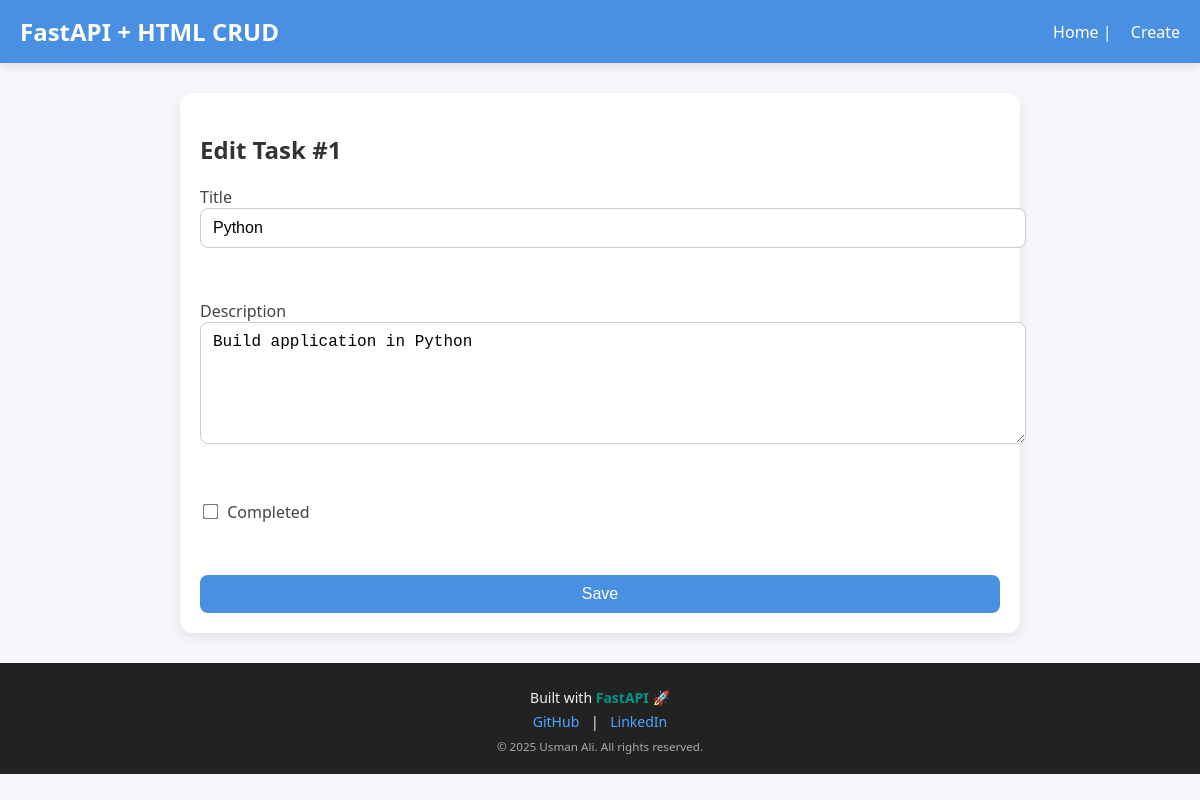
Screenshot of /edit/1 with the database file from the repository.
### models.py (models this page shows)
class Task(Base):
    __tablename__ = "tasks"
    id = Column(Integer, primary_key=True, index=True)
    title = Column(String(200), nullable=False)
    description = Column(Text, default="")
    completed = Column(Boolean, default=False)

### main.py (the view)
@app.get("/edit/{task_id}")
def edit_task_form(request: Request, task_id: int, db: Session = Depends(get_db_session)):
    task = db.query(Task).filter(Task.id == task_id).first()
    if not task:
        raise HTTPException(status_code=404, detail="Task not found")
    return templates.TemplateResponse("edit.html", {"request": request, "task": task})

### templates/edit.html (shortened to what this page needs)
{% extends "base.html" %} {% block content %}
<h2>Edit Task #{{ task.id }}</h2>
<form method="post" action="/edit/{{ task.id }}">
  <label
    >Title<br /><input
      type="text"
      name="title"
      value="{{ task.title }}"
      required /></label
  ><br />
  <label
    >Description<br /><textarea name="description">
{{ task.description }}</textarea
    ></label
  ><br />
  <label
    ><input
      type="checkbox"
      name="completed"
      value="1"
    />
    Completed</label
  ><br />
  <button type="submit">Save</button>
</form>
{% endblock %}

### static/style.css (style rules this page uses)
body { font-family: "Segoe UI", Tahoma, Geneva, Verdana, sans-serif; margin: 0; background: #f4f6f9; color: #333; animation: fadeIn 0.6s ease-in-out; }
h2 { margin-bottom: 20px; color: #333; }
form { display: flex; flex-direction: column; gap: 15px; animation: slideUp 0.6s ease; }
label { font-weight: 500; color: #444; }
input[type="text"], textarea { width: 100%; padding: 10px 12px; border: 1px solid #ccc; border-radius: 8px; font-size: 1rem; transition: all 0.3s ease; }
textarea { min-height: 100px; resize: vertical; }
input[type="checkbox"] { margin-right: 6px; transform: scale(1.2); }
button { padding: 10px 15px; background: #4a90e2; color: #fff; font-size: 1rem; border: none; border-radius: 8px; cursor: pointer; transition: all 0.3s ease; }

### rows the page displays
Task: id "1", title "Python", description "Build application in Python"
